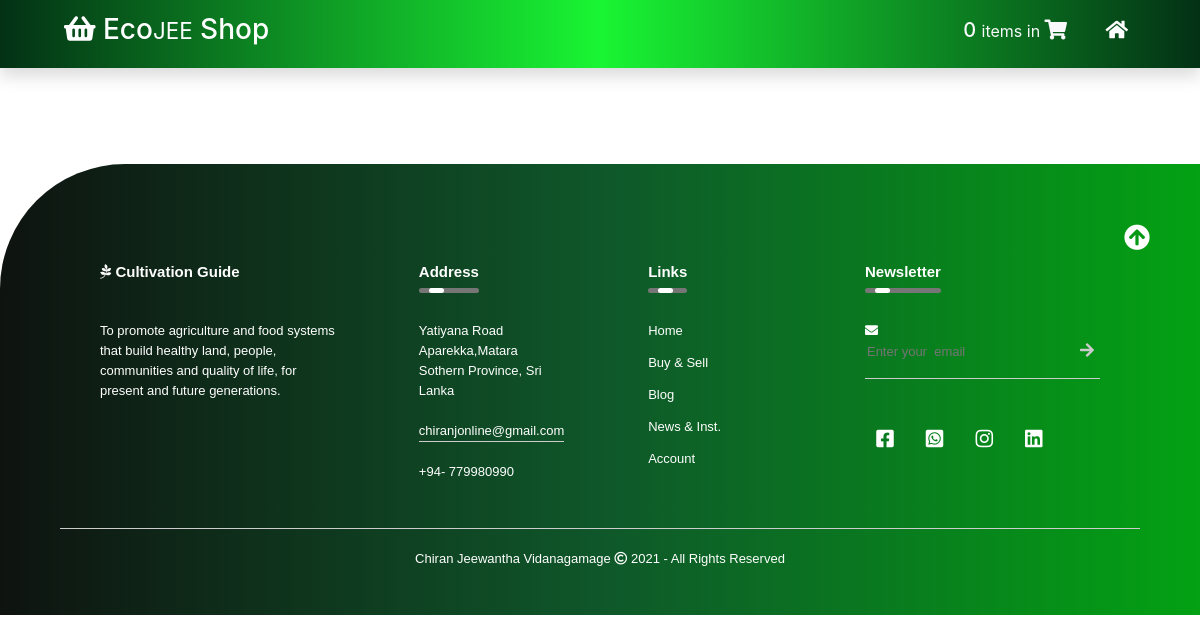
The page /cart/cindex.php on the database as committed earlier.
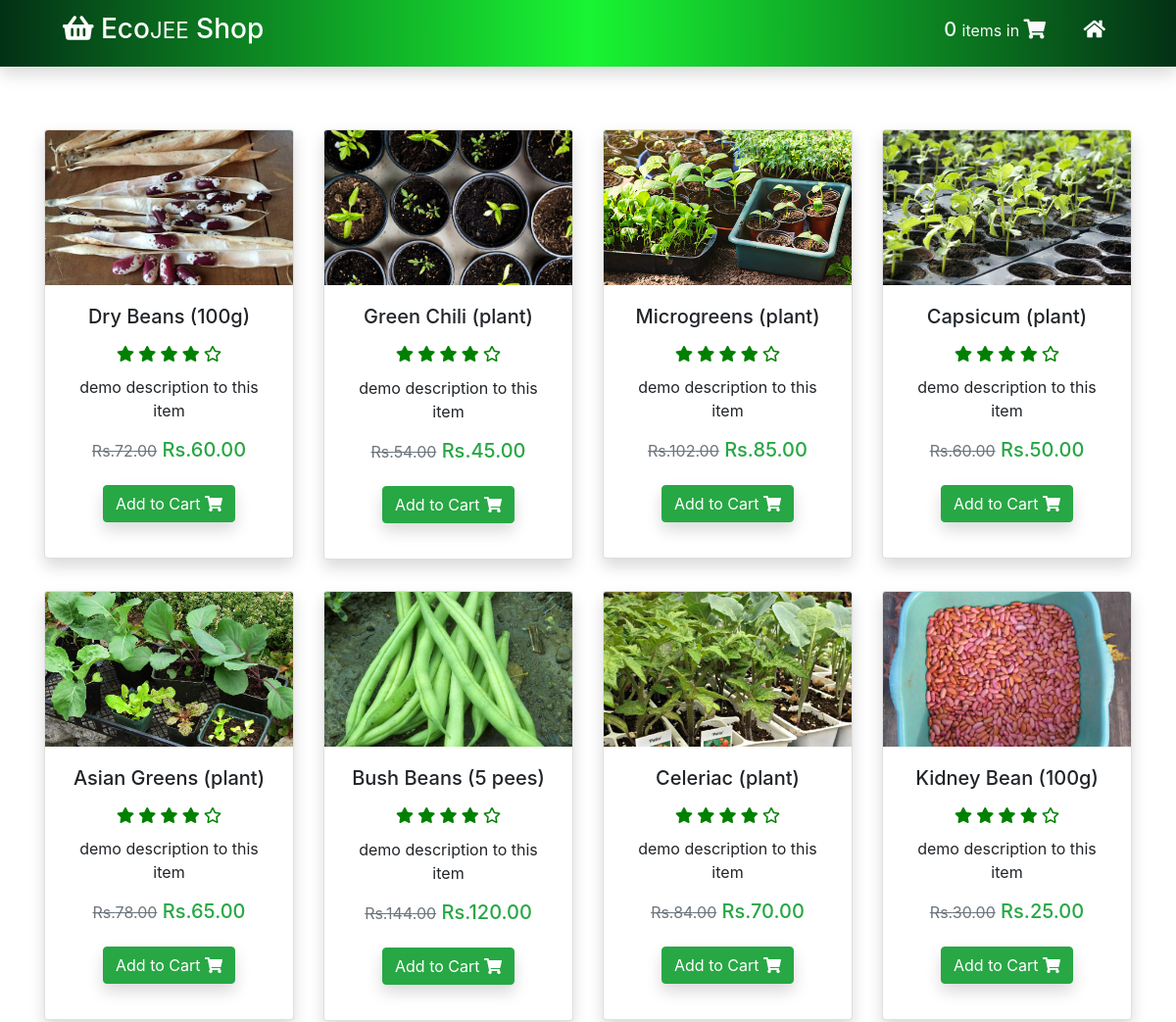
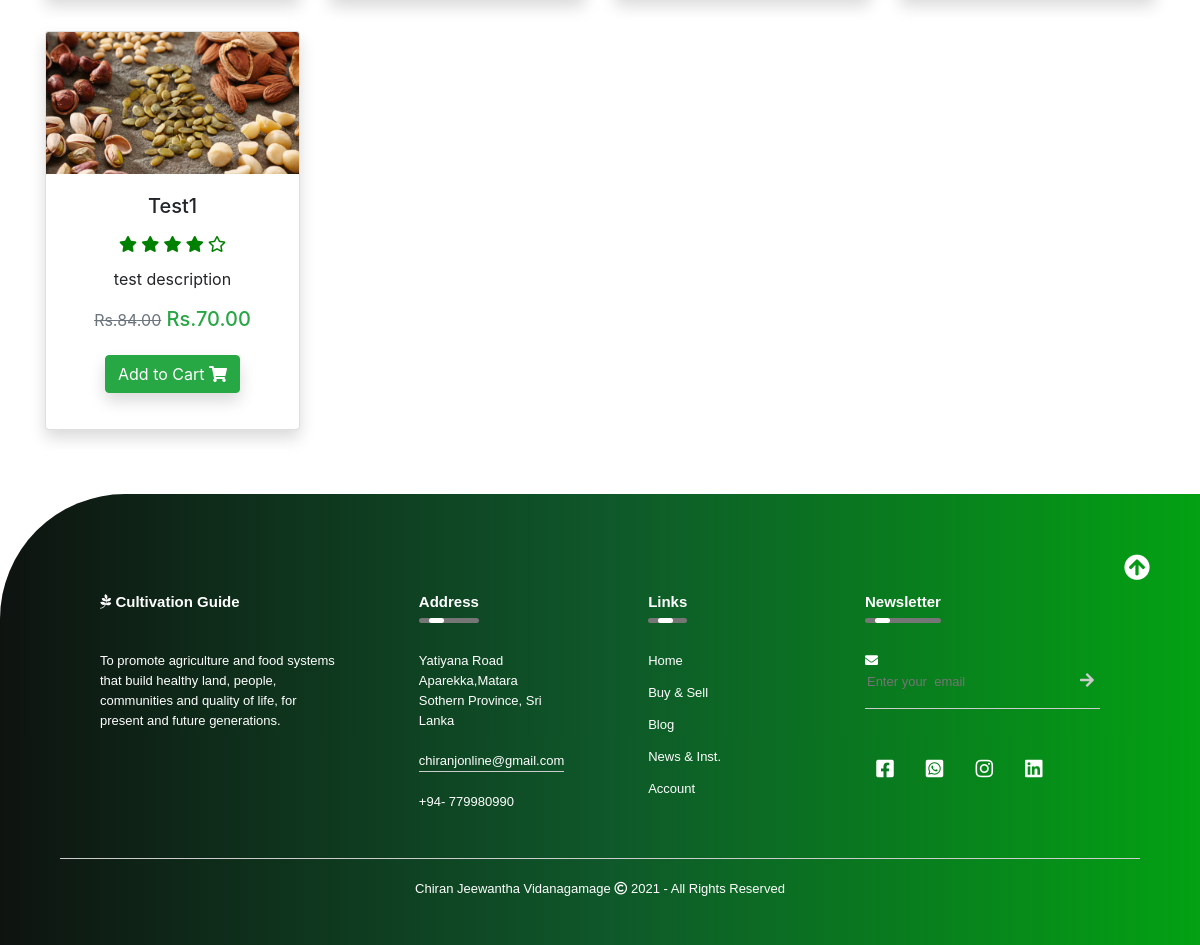
The same page on the database as committed later (2 pictures, top to bottom).
### tables this page shows
CREATE TABLE `itemtb` (
  `item_id` int(10) NOT NULL,
  `item_name` varchar(50) NOT NULL,
  `available_quantity` int(10) NOT NULL,
  `item_price` int(10) NOT NULL,
  `item_description` varchar(500) NOT NULL,
  `item_image` varchar(500) NOT NULL,
  `u_id` int(10) NOT NULL
);

### cart/php/ConnectDb.php (called while the page is built, shortened)
<?php
class ConnectDb
{
        public $con;
    public function __construct(
        $dbname = "final_project",
        $tablename = "itemtb",
        $servername = "localhost",
        $username = "root",
        $password = ""
    )
    {
        $this->con = mysqli_connect($servername, $username, $password);
        $sql = "CREATE DATABASE IF NOT EXISTS $dbname";
        if(mysqli_query($this->con, $sql)){
            $this->con = mysqli_connect($servername, $username, $password, $dbname);
        }else{
            return false;
        }
    }
    public function getData(){
        $sql = "SELECT * FROM itemtb INNER JOIN userinfo ON itemtb.u_id=userinfo.ID";
        $result = mysqli_query($this->con, $sql);
        if(mysqli_num_rows($result) > 0){
            return $result;
        }
    }
}

### cart/php/component.php (the view, shortened to what this page needs)
<?php
function component($itemname, $itemprice, $itemimg, $itemid, $itemdescptn){
    $price=$itemprice+($itemprice/5);
    $element = "
    <div class=\"col-md-3 col-sm-6 my-3 my-md-0\">
                <form action=\"cindex.php\" method=\"post\">
                    <div class=\"card shadow my-3\">
                        <div>
                            <img src=\"./upload/$itemimg\" alt=\"Image1\" class=\"img-fluid card-img-top\">
                        </div>
                        <div class=\"card-body\">
                            <h5 class=\"card-title\">$itemname</h5>
                            <h6>
                                <i class=\"fas fa-star\"></i>
                                <i class=\"fas fa-star\"></i>
                                <i class=\"fas fa-star\"></i>
                                <i class=\"fas fa-star\"></i>
                                <i class=\"far fa-star\"></i>
                            </h6>
                            <p class=\"card-text\">
                            $itemdescptn
                            </p>
                            <h5>
                                <small><s class=\"text-secondary\">Rs.$price.00</s></small>
                                <span class=\"price text-success\">Rs.$itemprice.00</span>
                            </h5>
                            <button type=\"submit\" class=\"btn btn-success my-3 shadow\" name=\"add\">Add to Cart <i class=\"fas fa-shopping-cart\"></i></button>
                             <input type='hidden' name='itemid' value='$itemid'>
                        </div>
                    </div>
                </form>
            </div>
    ";
    echo $element;
}

### cart/cindex.php (shortened to what this page needs)
<?php
require_once ('php/ConnectDb.php');
require_once ('./php/component.php');
$database = new ConnectDb("final_project", "itemtb");
?>
<!doctype html>
<html lang="en">
<head>
    <link rel="stylesheet" href="https://cdnjs.cloudflare.com/ajax/libs/font-awesome/5.8.2/css/all.css" />
    <link rel="stylesheet" href="https://stackpath.bootstrapcdn.com/bootstrap/4.3.1/css/bootstrap.min.css">
    <link rel="stylesheet" href="cindex.css">
    <link rel="stylesheet" href="cartFooter.css">
</head>
<body>
<?php require_once ("php/header.php"); ?>
<div class="container">
        <div class="row text-center py-5">
            <?php
                $result = $database->getData();
                while ($row = mysqli_fetch_assoc($result)){
                    component($row['item_name'], $row['item_price'], $row['item_image'], $row['item_id'], $row['item_description']);
                }
            ?>
        </div>
</div>
<section class="foot">
        <footer>
        <div class="move-up">
                <span><a href="#"><i style="color: white;" class="fas fa-arrow-circle-up fa-2x"></i></a></span>
            </div>
            <div class="rowf">
                <div class="colf">
                    <h3 class="logof"><i class="fab fa-pagelines" aria-hidden="true"></i><b> Cultivation Guide</b></h3>
                    <p class="pf">To promote agriculture and food systems that build healthy land, people, communities and quality of life, for present and future generations.</p>
                </div>
                <div class="colf">
                    <h3 class="h3f"><b>Address </b><div class="underlinef"><span class="spanf"></span></div></h3>
                    <div class="addressf">
                        <p class="pf">Yatiyana Road<br>
                        Aparekka,Matara<br>
                        Sothern Province, Sri Lanka</p>
                    </div>
                    <p class="email-idf">chiranjonline@gmail.com</p>
                    <p>+94- 779980990</p>
                </div>
                <div class="colf">
                    <h3 class="h3f"><b>Links </b><div class="underlinef"><span class="spanf"></span></div></h3>
                    <ul class="ulf">
                        <li class="lif"><a class="af" href="">Home</a></li>
                        <li class="lif"><a class="af" href="">Buy & Sell</a></li>
                        <li class="lif"><a class="af" href="">Blog</a></li>
                        <li class="lif"><a class="af" href="">News & Inst.</a></li>
                        <li class="lif"><a class="af" href="">Account</a></li>
                    </ul>
                </div>
                <div class="colf">
                    <h3 class="h3f"><b>Newsletter </b><div class="underlinef"><span class="spanf"></span></div></h3>
                    <i class="fa fa-envelope" aria-hidden="true"></i>
                    <form class="frmf">
                        <input type="email" placeholder="Enter your  email" required>
                        <Button type="submit"><i class="fas fa-arrow-right" aria-hidden="true"></i></Button>
                    </form>
                    <div class="social-iconsf">
                        <i class="fab fa-facebook-square"></i>
                        <i class="fab fa-whatsapp-square"></i>
                        <i class="fab fa-instagram"></i>
                        <i class="fab fa-linkedin"></i>
                    </div>
                </div>
            </div>
            <hr class="hrf">
            <p class="copyrightf">Chiran Jeewantha Vidanagamage <i class="far fa-copyright"></i> 2021 - All Rights Reserved</p>
        </footer>
    </section>
</body>
</html>

### cart/php/header.php (shortened to what this page needs)
<header id="header">
    <nav class="navbar navbar-expand-lg navbar-dark shadow" style="background:linear-gradient(to right, #033115, #19f533,#033115)">
        <a href="cindex.php" class="navbar-brand">
            <h3 class="px-5">
                <i class="fas fa-shopping-basket"></i> Eco<small>JEE</small> Shop
            </h3>
        </a>
        <div class="collapse navbar-collapse" id="navbarNavAltMarkup">
            <div class="navbar-nav">
                <a href="cart.php" class="nav-item nav-link active">
                    <h5 class="px-2 cart">
                        <?php
                        if (isset($_SESSION['cart'])){
                            $count = count($_SESSION['cart']);
                            echo "<span id=\"cart_count\" class=\"text-light\">$count <small>items in </small><i class=\"fas fa-shopping-cart\"></i></span>";
                        }else{
                            echo "<span id=\"cart_count\" class=\"text-light\">0 <small>items in </small><i class=\"fas fa-shopping-cart\"></i></span>";
                        }
                        ?>
                    </h5>
                </a>
                <a href="http://localhost/organic/account.php?Well" class="nav-item nav-link active">
                <h5 class="cart"><i class="fas fa-home mr-5"></i></h5>
                </a>
            </div>
        </div>
    </nav>
</header>

### cart/cindex.css (style rules this page uses)
img { max-width: 100%; height: auto; background: lightblue; background: radial-gradient(white 30%, lightblue 70%); }
.fa-star, .fa-star-half { color: green; padding: 3% 0; }
#cart_count { text-align: center; padding: 0 0.9rem 0.1rem 0.9rem; border-radius: 3rem; }
html { scroll-behavior: smooth; }

### cart/cartFooter.css (style rules this page uses)
footer { width: 100%; bottom: 0; background: linear-gradient(to right, #0e1310, #0f572a, #03a113); color: #fff; padding: 60px 0 30px; border-top-left-radius: 125px; font-size: 13px; line-height: 20px; font-family: 'poppins', sans-serif; }
.rowf { width: 85%; margin: auto; display: flex; flex-wrap: wrap; align-items: flex-start; justify-content: space-between; }
.colf { flex-basis: 25%; padding: 10px; }
.colf:nth-child(2), .colf:nth-child(3) { flex-basis: 15%; }
.logof { width: 80px; margin-bottom: 30px; }
.colf h3 { width: fit-content; margin-bottom: 40px; position: relative; }
.email-idf { width: fit-content; border-bottom: 1px solid #ccc; margin: 20px 0; }
.ulf { padding: 0 0 0 0; }
.ulf .lif { list-style: none; margin-bottom: 12px; }
.ulf .lif .af { text-decoration: none; color: #fff; }
.frmf { padding-bottom: 15px; display: flex; align-items: center; justify-content: space-between; border-bottom: 1px solid #ccc; margin-bottom: 50px; }
.frmf input { width: 100%; background: transparent; color: rgb(236, 234, 234); border: 0; outline: none; }
.frmf button { background: transparent; border: 0; outline: none; cursor: pointer; }
.frmf button .fas { font-size: 16px; color: #ccc; }
.social-iconsf .fab { width: 40px; height: 40px; font-size: 20px; cursor: pointer; text-align: center; margin-right: 6px; }
.hrf { width: 90%; border: 0; border-bottom: 1px solid #ccc; margin: 20px auto; }
.copyrightf { text-align: center; }
.underlinef { width: 100%; height: 5px; background: #767676; border-radius: 3px; position: absolute; top: 25px; left: 0; overflow: hidden; }
.underlinef .spanf { width: 15px; height: 100%; background: #fff; border-radius: 3px; position: absolute; top: 0; left: 10px; animation: moving 2s linear infinite; }
.logof, .h3f, .pf, .email-idf, .copyrightf { color: #fff; font-family: 'poppins', sans-serif; }
.h3f, .logof { font-size: 15px; }
.move-up { text-align: right; padding-right: 50px; }
html { scroll-behavior: smooth; }

### cart/php/header.php (style rules this page uses)
html { scroll-behavior: smooth; }

Rows that differ between the two databases and show on the page:
added itemtb: item_image (picture), item_name "Dry Beans (100g)", item_description "demo description to this item", item_price "72", item_price "60"
added itemtb: item_image (picture), item_name "Green Chili (plant)", item_description "demo description to this item", item_price "54", item_price "45"
added itemtb: item_image (picture), item_name "Microgreens (plant)", item_description "demo description to this item", item_price "102", item_price "85"
added itemtb: item_image (picture), item_name "Capsicum (plant)", item_description "demo description to this item", item_price "60", item_price "50"
added itemtb: item_image (picture), item_name "Asian Greens (plant)", item_description "demo description to this item", item_price "78", item_price "65"
added itemtb: item_image (picture), item_name "Bush Beans (5 pees)", item_description "demo description to this item", item_price "144", item_price "120"
added itemtb: item_image (picture), item_name "Celeriac (plant)", item_description "demo description to this item", item_price "84", item_price "70"
added itemtb: item_image (picture), item_name "Kidney Bean (100g)", item_description "demo description to this item", item_price "30", item_price "25"
added itemtb: item_image (picture), item_name "Test1", item_description "test description", item_price "84", item_price "70"
